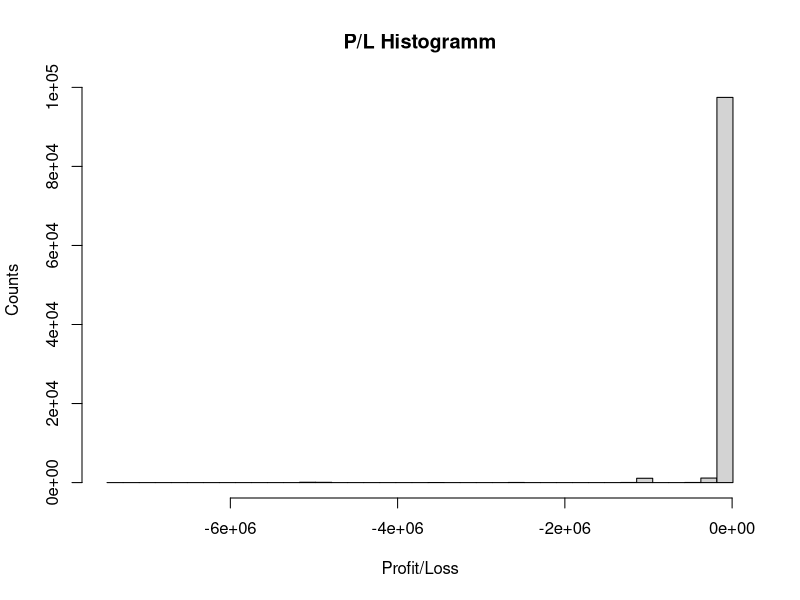

Write R code to recreate this figure.
# remove all variables
rm(list=ls())

set.seed(1)    # to produce reproducable results

# Parameter
lgd = 0.45    
r = 0.035     
m = 100000     # number of simulations
alpha = 0.99  # confidence level for CVaR
t = 1         # time horizon

# possible ratig classes
rc = 1:8

firmname = c("A", "B", "C") #could be anything

# loan portfolio
ead = c(1E6, 12E6, 6E6) 
rating = c(1, 4, 3)   
n = length(rating) # number of companies

# migration matrix
M = matrix(c(  0.9081,  0.0833,0.0068, 0.0006,0.0008, 0.0002,0.0001,0.0001,
               0.0070,  0.9065,0.0779, 0.0064,0.0006, 0.0013,0.0002,0.0001,
               0.0009,0.0227,0.9105, 0.0552,0.0074, 0.0026,0.0001,0.0006,
               0.0002,0.0033,0.0595,0.8593,0.0530, 0.0117,0.0112,0.0018,
               0.0003,0.0014,0.0067,0.0773, 0.8053, 0.0884,0.0100,0.0106,
               0.0001,0.0011,0.0024,0.0043,0.0648, 0.8346,0.0407,0.0520,
               0.0020,0.0001,0.0022,0.0130,0.0238, 0.1124,    0.6486,0.1979,
               0,     0,0, 0,  0, 0,  0,1.0000),
            8, 8, dimnames = list(rc, rc), byrow=T)

# correlation matrix msut have dim of number of companies
rho = matrix(c(1,   0.6, 0.3,
               0.6,1,   0.5,  
               0.3,0.5, 1),
            3, 3, dimnames=list(firmname, firmname), byrow=T)



# *** Step 1: Bounds ***

# reverse odering of migration matrix, default class is omitted
revM = M[1:7, 8:1]

# building cumulated sums and transposing matrix 
cumRevM = t(apply(revM, 1, cumsum))

# computation of bounds using the inverse of the CDF of the standard normal distribution
S = qnorm(cumRevM)

# Upper bounds set to Inf explicitly
S[, 8] = +Inf

# Setting lower bound
S = cbind(-Inf, S)


# *** Step 2: Computation of CS ***

# PDs are resorted
pd = M[1:7, 8]
# CS Formula
cs = -(log(1 - lgd*pd))


# *** STEP 3: Computation of Portfolio Values ***

# value in case of no change in rating
p = ead*exp(-(r + cs[rating])*t)
# value in case of no change in rating for portfolio of loans
p0 = sum(p)


# *** Step 4: Computation of State Space ***


cs2 = matrix(rep(cs, n), n, 7, byrow=T)
ead2 = matrix(rep(ead, 7), n, 7, byrow=F)
V = ead2*exp(-(r + cs2)*t)
# special case default
V = cbind(V, ead*(1 - lgd))


# *** Step 5: Simultion of random numbers ***

# Simulationen using Antithetic Sampling
X = matrix(rnorm(n * m / 2), n, m/2)
Z = cbind(X, -X)


# *** Step 6: Simulation using correlated random numbers ***

# Cholesky Matrix
A = t(chol(rho))
Y = A%*%Z


# *** Step 7: Value for every scenario ***

# allocation of secanrios to rating classes
simV = NULL
for (i in 1:n) {
  # bound depend on the company
  l = S[rating[i], ]
  
  simClass = 9 - as.numeric(cut(Y[i, ], l))
  #allocation of vlaues
  simV = rbind(simV, V[i, simClass])
}


# *** Step 8: Compuation of simulated portfolio values ***

# summing over loans
sim.p = colSums(simV)


# *** Step 9: Constructing P/L distribution ***


sim.pv = sim.p - p0


# *** Step 10: CVaR***


CVaR = -quantile(sim.pv, 1 - alpha)


# *** Step 11: some illustrations ***

b = seq(min(sim.pv), max(sim.pv), length=40)
hist(sim.pv, main="P/L Histogramm", xlab="Profit/Loss", ylab="Counts", breaks=b)

CVaR


